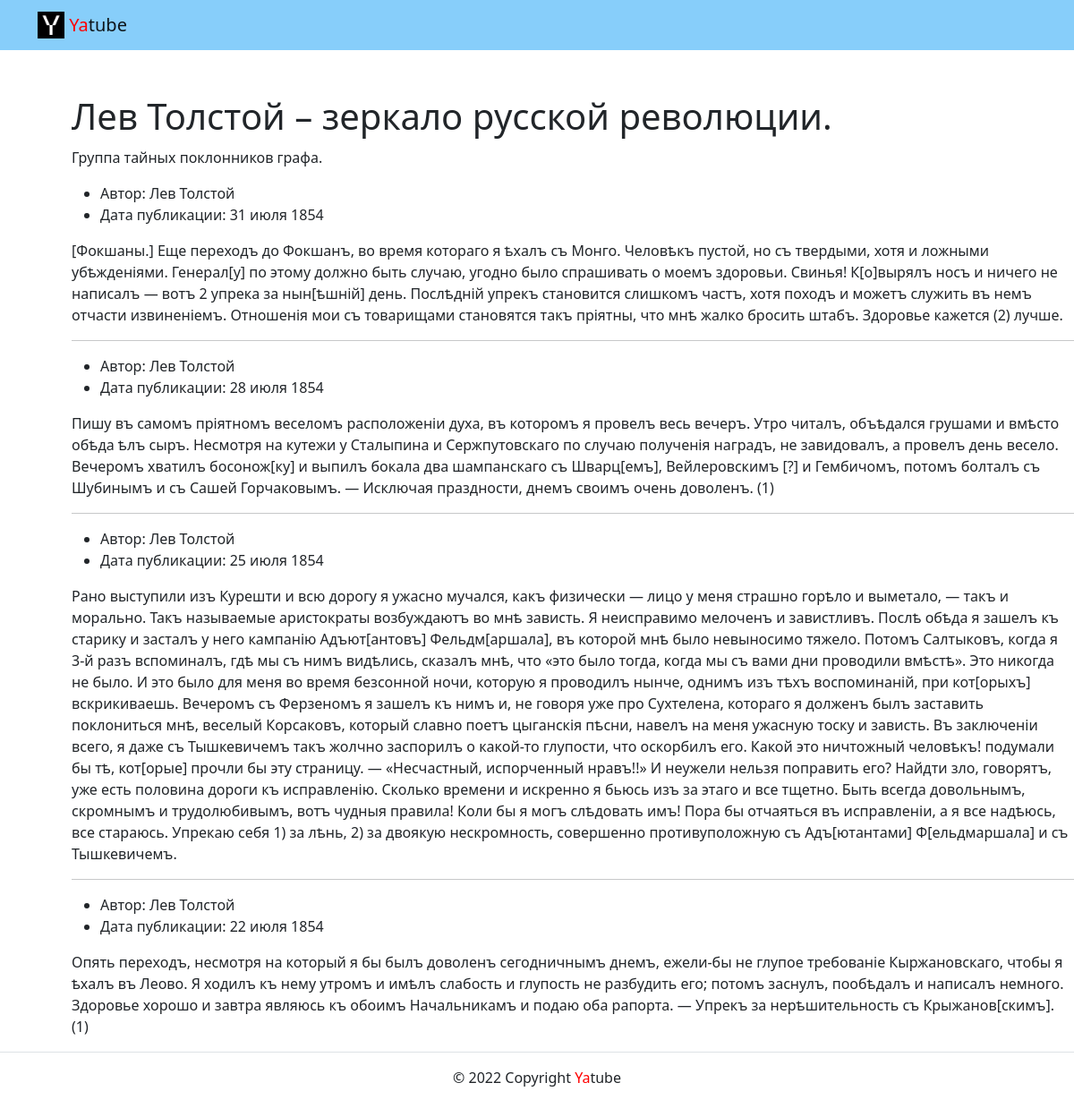
Screenshot of /group/one/ with the database file from the repository.
### posts/models.py (models this page shows, shortened)
class Post(models.Model):
    text = models.TextField()
    pub_date = models.DateTimeField(auto_now_add=True)
    author = models.ForeignKey(
        User,
        on_delete=models.CASCADE,
        related_name='posts'
    )
    group = models.ForeignKey(
        Group,
        on_delete=models.SET_NULL,
        max_length=200,
        blank=True,
        null=True,
        related_name='posts'
    )
    class Meta:
        ordering = ('-pub_date',)

### posts/views.py (the view)
def group_list(request, slug):
    group = get_object_or_404(Group, slug=slug)
    title = f'Записи сообщества {slug}'
    posts = group.posts.all()[:10]
    template = 'posts/group_list.html'
    context = {
        'title': title,
        'group': group,
        'posts': posts}
    return render(request, template, context)

### templates/posts/group_list.html
{% extends 'base.html' %}
{% block content %}
    <h1 style="margin-left: 80px; margin-top: 50px;">Лев Толстой – зеркало русской революции.</h1>
    <p  style="margin-left: 80px; margin-top: 10px;">Группа тайных поклонников графа.</p>
    {% for post in posts %}
        <div style="margin-left: 80px;">
            <ul>
                <li>
                    Автор: {{ post.author.get_full_name }}
                </li>
                <li>
                    Дата публикации: {{ post.pub_date|date:"d E Y" }}
                </li>
            </ul>
            <p>
                {{ post.text }}
            </p>
            {% if not forloop.last %}
                <hr>
            {% endif %}
        </div>
    {% endfor %}
{% endblock %}

### rows the page displays
Post: author.get_full_name "Лев Толстой", pub_date "31 июля 1854", text "[Фокшаны.] Еще переходъ до Фокшанъ, во время котораго я ѣхалъ съ Монго. Человѣкъ пустой, но съ твердыми, хотя и ложными убѣжденіями. Генерал[у] по этому должно быть случаю, угодно было спрашивать о моемъ здоровьи. Свинья! К[о]вырялъ носъ и ничего не написалъ — вотъ 2 упрека за нын[ѣшній] день. Послѣдній упрекъ становится слишкомъ частъ, хотя походъ и можетъ служить въ немъ отчасти извиненіемъ. Отношенія мои съ товарищами становятся такъ пріятны, что мнѣ жалко бросить штабъ. Здоровье кажется (2) лучше."
Post: author.get_full_name "Лев Толстой", pub_date "28 июля 1854", text "Пишу въ самомъ пріятномъ веселомъ расположеніи духа, въ которомъ я провелъ весь вечеръ. Утро читалъ, объѣдался грушами и вмѣсто обѣда ѣлъ сыръ. Несмотря на кутежи у Сталыпина и Сержпутовскаго по случаю полученія наградъ, не завидовалъ, а провелъ день весело. Вечеромъ хватилъ босонож[ку] и выпилъ бокала два шампанскаго съ Шварц[емъ], Вейлеровскимъ [?] и Гембичомъ, потомъ болталъ съ Шубинымъ и съ Сашей Горчаковымъ. — Исключая праздности, днемъ своимъ очень доволенъ. (1)"
Post: author.get_full_name "Лев Толстой", pub_date "25 июля 1854", text "Рано выступили изъ Курешти и всю дорогу я ужасно мучался, какъ физически — лицо у меня страшно горѣло и выметало, — такъ и морально. Такъ называемые аристократы возбуждаютъ во мнѣ зависть. Я неисправимо мелоченъ и завистливъ. Послѣ обѣда я зашелъ къ старику и засталъ у него кампанію Адъют[антовъ] Фельдм[аршала], въ которой мнѣ было невыносимо тяжело. Потомъ Салтыковъ, когда я 3-й разъ вспоминалъ, гдѣ мы съ нимъ видѣлись, сказалъ мнѣ, что «это было тогда, когда мы съ вами дни проводили вмѣстѣ». Это никогда не было. И это было для меня во время безсонной ночи, которую я проводилъ нынче, однимъ изъ тѣхъ воспоминаній, при кот[орыхъ] вскрикиваешь. Вечеромъ съ Ферзеномъ я зашелъ къ нимъ и, не…"
Post: author.get_full_name "Лев Толстой", pub_date "22 июля 1854", text "Опять переходъ, несмотря на который я бы былъ доволенъ сегодничнымъ днемъ, ежели-бы не глупое требованіе Кыржановскаго, чтобы я ѣхалъ въ Леово. Я ходилъ къ нему утромъ и имѣлъ слабость и глупость не разбудить его; потомъ заснулъ, пообѣдалъ и написалъ немного. Здоровье хорошо и завтра являюсь къ обоимъ Начальникамъ и подаю оба рапорта. — Упрекъ за нерѣшительность съ Крыжанов[скимъ]. (1)"
